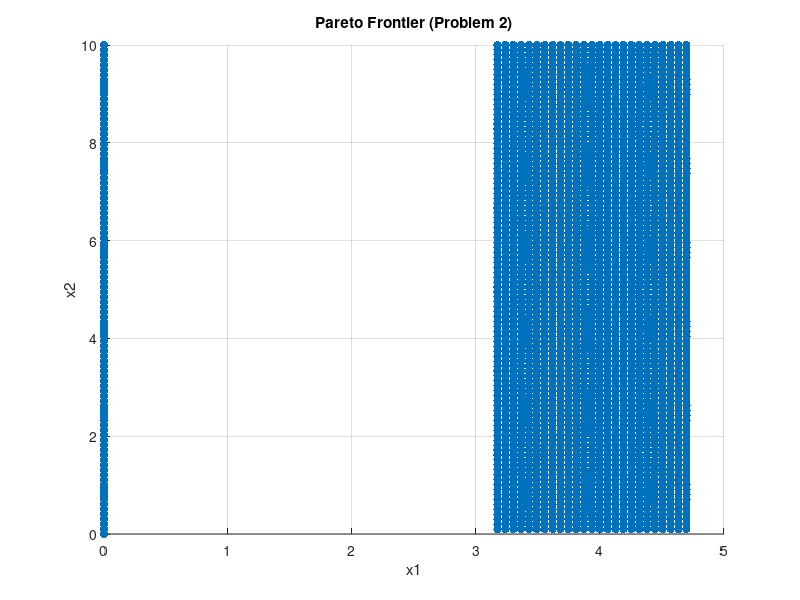

Write MATLAB code to recreate this figure.
% Define the decision space bounds
x1 = linspace(0, 2 * pi, 100);
x2 = linspace(0, 10, 100);

% Initialize arrays to store objective values
f1_values = zeros(100, 100);
f2_values = zeros(100, 100);

% Calculate objective values for each point in the grid
for i = 1:100
    for j = 1:100
        f1_values(i, j) = x2(j) * sin(x1(i));
        f2_values(i, j) = x1(i) + x2(j);
    end
end

pareto_points = [];
for i = 1:100
    for j = 1:100
        is_pareto = true;
        for k = 1:100
            if (f1_values(k, j) <= f1_values(i, j) && f2_values(k, j) <= f2_values(i, j) && k ~= i)
                is_pareto = false;
                break;
            end
        end
        if is_pareto
            pareto_points = [pareto_points; [x1(i), x2(j)]];
        end
    end
end
scatter(pareto_points(:, 1), pareto_points(:, 2), 'filled');
xlabel('x1');
ylabel('x2');
title('Pareto Frontier (Problem 2)');
grid on;
